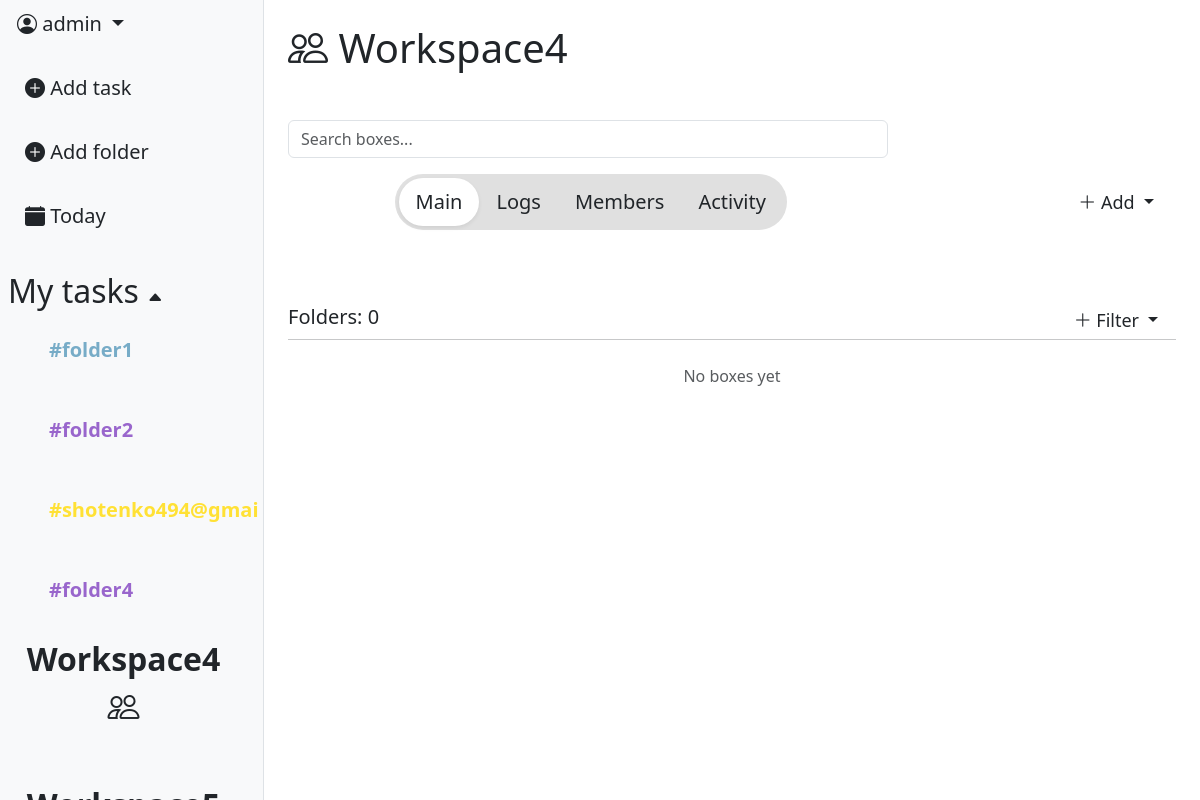
The page /workspace/4/ (signed in) on the database as committed earlier.
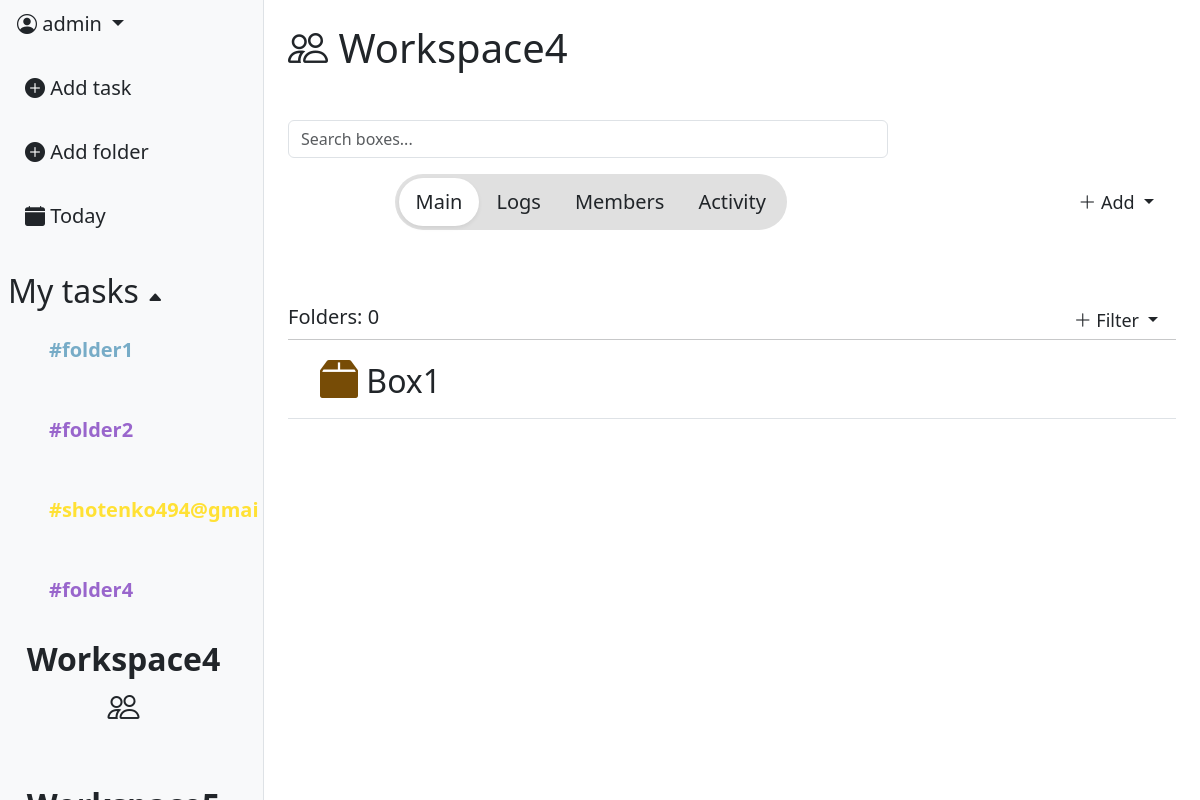
The same page on the database as committed later.
### task_app/models.py (models this page shows, shortened)
class Folder(models.Model):
    COLOR_VARIATION = [
        ("#77acc7", "🔵Air blue"),
        ("#9966cc", "🟣Amethust"),
        ("#008000", "🟢Apple Green"),
        ("#ff033e", "🔴Red rose"),
        ("#ffe135", "🟡Banana yellow"),
        ("#ff6500", "🟠Sunset"),
        ("#000000", "⚫Black"),
    ]
    color = models.CharField(max_length=30, choices=COLOR_VARIATION, default="Black")
    name = models.CharField(max_length=16)
    box = models.ForeignKey(Box, null=True, blank=True, on_delete=models.CASCADE, default=None)
    created_at = models.DateTimeField(auto_now_add=True)
    creator = models.ForeignKey(User, on_delete=models.CASCADE)
    workspace = models.ForeignKey(Workspace, on_delete=models.CASCADE, null=True, blank=True, default=None)

class Workspace(models.Model):
    INVITE_PERMISSION = [
        ("admin", "Admin"),
        ("member", "Member"),
                ]
    WORKSPACE_SPACE = [
        ("one", "Just me"),
        ("two-five", "2-5"),
        ("six-fifteen", "6-15"),
    ]
    name = models.CharField(max_length=64)
    invite_role = models.CharField(max_length=16, choices=INVITE_PERMISSION, default='member')
    workspace_space = models.CharField(max_length=16, choices=WORKSPACE_SPACE, default='one')
    icon = models.ImageField(null=True, blank=True)
    created_at = models.DateTimeField(auto_now_add=True)
    owner = models.ForeignKey(User, on_delete=models.CASCADE, related_name='workspace_creator')

class Box(models.Model):
    COLOR_VARIATION_BOX = [
        ("#123F73", "🔵Deep ocean"),
        ("#D2A1FE", "🟣Violet"),
        ("#33DEB8", "🟢Aquamarine"),
        ("#6D020E", "🔴Red wine"),
        ("#FCF6A7", "🟡Sand"),
        ("#774C06", "🟤Terracotta"),
        ("#000000", "⚫Black"),
    ]
    workspace = models.ForeignKey(Workspace, on_delete=models.CASCADE)
    name = models.CharField(max_length=64)
    color = models.CharField(max_length=32, choices=COLOR_VARIATION_BOX, default="#000000")
    created_at = models.DateTimeField(auto_now_add=True)
    creator = models.ForeignKey(User, on_delete=models.CASCADE)

### workspace_app/views.py (the view)
# urls.py: path('workspace/<int:pk>/', views.WorkspaceDetailView.as_view(), name="workspace_detail"),
class WorkspaceDetailView(LoginRequiredMixin, DetailView):
    model = Workspace
    context_object_name = "workspace"
    template_name = "workspace/workspace_detail.html"
    def get_queryset(self):
        return Workspace.objects.filter(
            members__member=self.request.user
        )
    def get_context_data(self, **kwargs):
        context = super().get_context_data(**kwargs)
        context['tab'] = self.request.GET.get('tab', 'main')
        context['boxes'] = Box.objects.filter(
            workspace=self.object
        ).prefetch_related('folder_set')
        context['members'] = WorkspaceMember.objects.filter(
            workspace=self.object
        ).select_related('member')
        context['folders'] = Folder.objects.filter(
            creator=self.request.user,
            box__isnull=True
        )
        context['workspaces'] = Workspace.objects.filter(
            members__member=self.request.user
        )
        context['user_role'] = WorkspaceMember.objects.get(
            workspace=self.object,
            member=self.request.user
        ).role
        context["box_form"] = BoxForm()
        context["folders_count"] = Folder.objects.filter(workspace=self.object).count()
        return context

### workspace_app/forms.py
class BoxForm(forms.ModelForm):
    class Meta:
        model = Box
        fields = ["name", "color"]
    def __init__(self, *args, **kwargs):
        super(BoxForm, self).__init__(*args, **kwargs)
        self.fields['name'].widget.attrs.update({
            "class": "form-control noborder-input content-input",
            "placeholder" : "Name"
        })
        self.fields['color'].widget.attrs.update({
            "class": "form-control transparent-input",
            "placeholder" : "Color"
        })

### templates/workspace/workspace_detail.html (shortened to what this page needs)
{% extends 'base.html' %}
{% load static %}
{% load custom_tags %}
{% block content %}
    <div class="d-flex">
        {% include 'includes/leftbar.html' %}
        <div class="p-4" style="flex: 1 1 0; min-width: 0;">
            <h1><i class="bi bi-people"></i> {{workspace.name}}</h1>
            <br>
            <div class="mb-3 mt-3" style="max-width: 600px; max-height: 200px;">
                <input type="text" class="form-control" placeholder="Search boxes...">
            </div>
            <div class="d-flex align-items-center" style="margin-left: 12%;">
                <div class="d-inline-flex p-1 rounded-pill" style="background: #e0e0e0;">
                    <a href="?tab=main"
                        class="btn btn-lg rounded-pill px-3 {% if tab == 'main' %}bg-white shadow-sm{% endif %}">
                        Main
                    </a>
                    <a href="?tab=logs"
                        class="btn btn-lg rounded-pill px-3 {% if tab == 'logs' %}bg-white shadow-sm{% endif %}">
                        Logs
                    </a>
                    <a href="?tab=members"
                        class="btn btn-lg rounded-pill px-3 {% if tab == 'members' %}bg-white shadow-sm{% endif %}">
                        Members
                    </a>
                    <a href="?tab=activity"
                        class="btn btn-lg rounded-pill px-3 {% if tab == 'activity' %}bg-white shadow-sm{% endif %}">
                        Activity
                    </a>
                </div>
                <div class="ms-auto">
                    {% if user_role == 'owner' or user_role == 'admin' %}
                        <div class="dropdown">
                            <button class="btn btn-sm dropdown-toggle custom_priorety_select_menu_lg"
                                type="button" data-bs-toggle="dropdown">
                                <i class="bi bi-plus-lg"></i> Add
                            </button>
                        </div>
                    {% elif user_role == 'member' %}
                        <button class="btn" data-bs-toggle="modal" data-bs-target="#AddBoxModal">
                            <i class="bi bi-plus-lg"></i> Add workspace
                        </button>
                    {% endif %}
                </div>
            </div>
            <br><br>
            {% if tab == 'main' %}
                {% include 'workspace/main_tab.html' %}
            {% elif tab == 'logs' %}
                <p>Logs content</p>
            {% elif tab == 'members' %}
                <p>Members contetn</p>
            {% elif tab == 'activity' %}
                <p>Activity content</p>
            {% endif %}
        </div>
    </div>
{% endblock %}

### templates/base.html (shortened to what this page needs)
<!DOCTYPE html>
<html lang="en">
<head>
    <link href="https://cdn.jsdelivr.net/npm/bootstrap@5.3.0/dist/css/bootstrap.min.css" rel="stylesheet">
    <link rel="stylesheet" href="https://cdn.jsdelivr.net/npm/bootstrap-icons@1.11.0/font/bootstrap-icons.css">
    <link rel="stylesheet" href="https://cdn.jsdelivr.net/npm/simplebar@latest/dist/simplebar.css">
    {% load static %}
    <link rel="stylesheet" href="{% static 'css/modal_style.css'%}">
</head>
<body>
    {% block content %}
    {% endblock %}
</body>
</html>

### templates/includes/leftbar.html (shortened to what this page needs)
<div id="leftbar" class="bg-light border-end d-flex flex-column" style="width: 22%; height: 100vh; position: relative; overflow: hidden;">
    <div class="flex-shrink-0">
        <div class="dropdown-center mb-3">
            <button class="btn btn-lg dropdown-toggle" type="button" data-bs-toggle="dropdown" aria-expanded="false">
                <i class="bi bi-person-circle"></i>  {{ user.username }}
            </button>
        </div>
        <div class="d-flex flex-column align-items-start gap-3 ps-2">
            <a class="btn btn-lg" data-bs-toggle="modal" data-bs-target="#TaskModal">
                <i class="bi bi-plus-circle-fill"></i> Add task
            </a>
            <a class="btn btn-lg" data-bs-toggle="modal" data-bs-target="#FolderModal">
                <i class="bi bi-plus-circle-fill"></i> Add folder
            </a>
            <a class="btn btn-lg" href="{% url 'tasks:task_list' %}">
                <i class="bi bi-calendar-fill"></i> Today
            </a>
        </div>
    </div>
    <br>
    <div class="ps-2 mt-2">
        <h2 id="folders-toggle" style="cursor: pointer; user-select: none;">
            My tasks <span id="folders-arrow" class="bi bi-caret-up-fill" style="font-size: 16px;"></span>
        </h2>
    </div>
    <div id="folder_list" style="max-height: 300px; overflow-y: auto; overflow-x: hidden;">
        <div class="d-flex flex-column align-items-start gap-3 ps-4">
            {% for folder in folders %}
                <div class="folder-row d-flex align-items-center justify-content-between p-2 rounded">
                    <a
                    href="{% url 'tasks:folder-tasks' folder.pk %}"
                    class="btn btn-lg"
                    style="color: {{ folder.color }}; font-weight: bold;"
                    >
                    #{{ folder.name }} </a>
                </div>
            {% endfor %}
        </div>
    </div>
    <div id="workspace_list" style="flex: 1 1 0; min-height: 0; overflow-y: auto; overflow-x: hidden;">
        <div class="d-flex flex-column align-items-start gap-3 ps-0">
            {% for workspace in workspaces %}
                <div class="folder-row d-flex align-items-center justify-content-between p-2 rounded">
                    <a
                    href="{% url 'workspace:workspace_detail' workspace.pk %}"
                    class="btn btn-lg ps-0"
                    style="font-size: 32px; font-weight: 600;"
                    >
                    {{ workspace.name }}  <i class="bi bi-people"></i>
                    </a>
                </div>
            {% endfor %}
        </div>
    </div>
</div>

### templates/workspace/main_tab.html (shortened to what this page needs)
<br>
<div class="d-flex align-items-center">
    <h5>Folders: {{ folders_count }}</h5>
    <div class="ms-auto">
       <div class="dropdown">
            <button class="btn btn-sm dropdown-toggle custom_priorety_select_menu_lg"
                type="button" data-bs-toggle="dropdown">
                <i class="bi bi-plus-lg"></i> Filter
            </button>
        </div>
    </div>
</div>
<hr class="m-0">
<div style="max-height: 500px; overflow-y: auto; overflow-x: hidden;">
    {% for box in boxes %}
        <div class="d-flex, align-items-center p-3 border-bottom">
            <h2 class="ms-3 mb-0"><i class="bi bi-box2-fill" style="font-size: 38px; color: {{ box.color }};"></i> {{ box.name }}</h2>
        </div>
    {% empty %}
        <p class="text-muted text-center mt-4">No boxes yet</p>
    {% endfor%}
</div>

### static/css/modal_style.css (style rules this page uses)
.folder-row { transition: background-color 0.2s; cursor: pointer; }
#folder_list { transition: opacity 0.3s ease; overflow-y: auto; }
.custom_priorety_select_menu_lg { font-size: 18px; border-radius: 12px; min-width: 120px; }

Rows that differ between the two databases and show on the page:
added Box: name "Box1"
Other text that changed with them:
text no longer shown: "No boxes yet"
